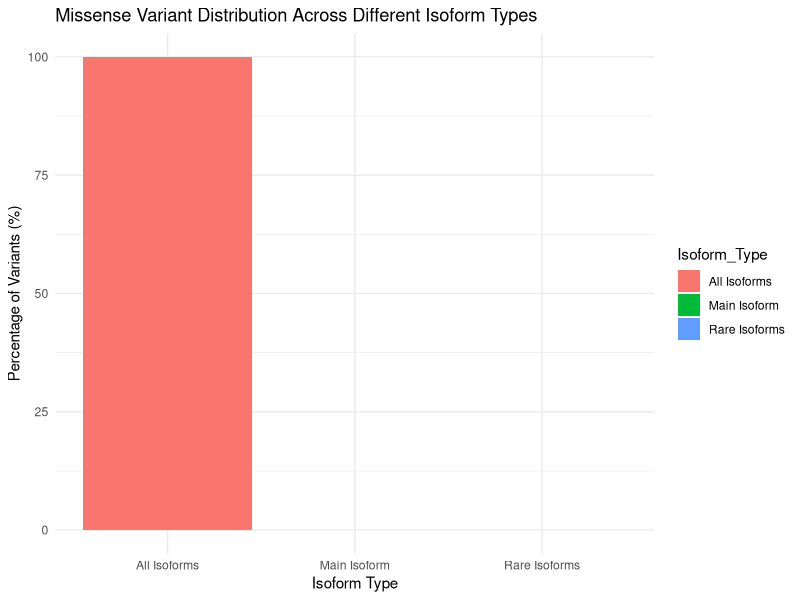

Source code (R):
# Load necessary libraries
library(ggplot2)

# Read the data from enrichment.txt file
enrichment_data <- read.csv("enrichment.txt", header = TRUE)

# Identify main isoform (without hyphen in identifier)
enrichment_data$Is_Rare_Isoform <- grepl("-", enrichment_data$Identifier)

# Calculate the total number of variants in each Type using only 'Variation count'
total_all_variants <- sum(enrichment_data$Variation.count)
total_main_variants <- sum(enrichment_data$Variation.count[!enrichment_data$Is_Rare_Isoform])
total_rare_variants <- sum(enrichment_data$Variation.count[enrichment_data$Is_Rare_Isoform])

# Calculate the percentages
percent_main_isoform <- (total_main_variants / total_all_variants) * 100
percent_all_isoforms <- 100  # Since this is the total of all variants
percent_rare_isoform <- (total_rare_variants / total_all_variants) * 100

# Prepare data for plotting
plot_data <- data.frame(
  Isoform_Type = c("Main Isoform", "All Isoforms", "Rare Isoforms"),
  Percentage = c(percent_main_isoform, percent_all_isoforms, percent_rare_isoform)
)

# Plot the data
ggplot(plot_data, aes(x = Isoform_Type, y = Percentage, fill = Isoform_Type)) +
  geom_bar(stat = "identity") +
  labs(title = "Missense Variant Distribution Across Different Isoform Types", x = "Isoform Type", y = "Percentage of Variants (%)") +
  theme_minimal()
